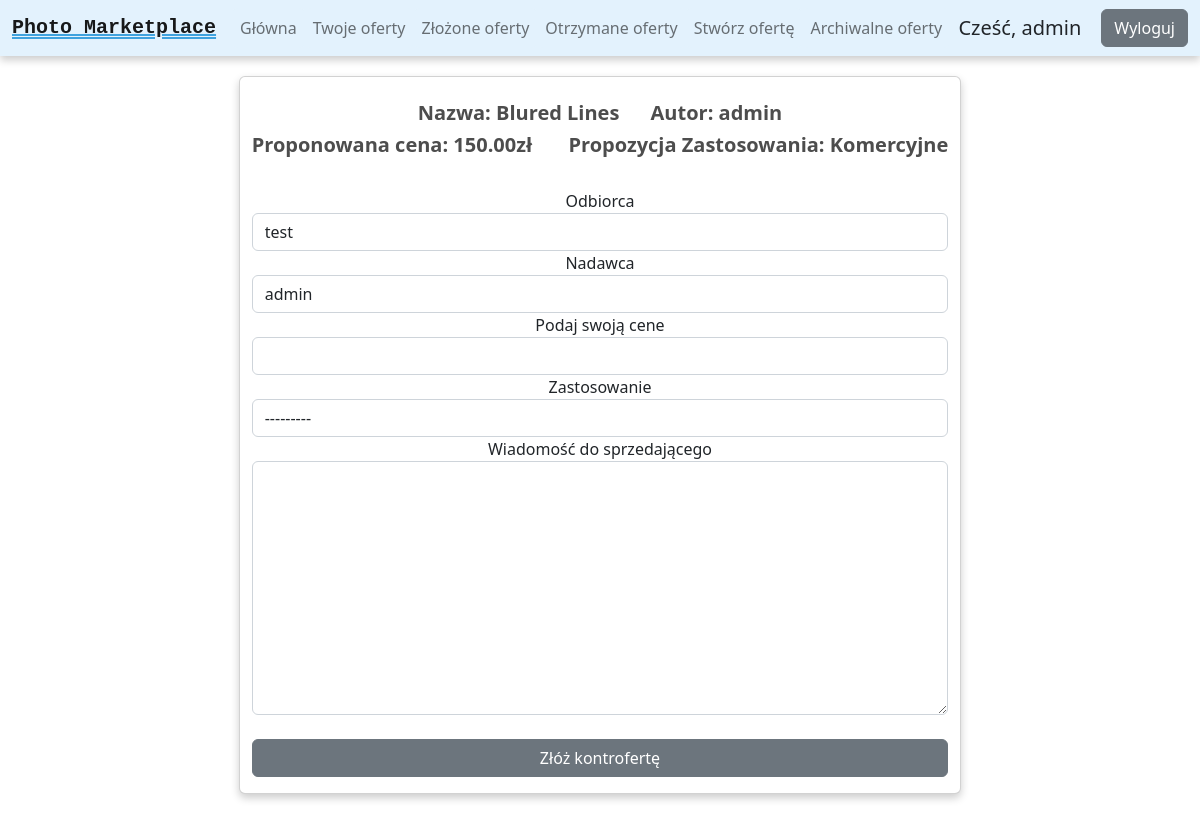
Page /counteroffer/27/ (signed in) on the committed database.
### myapp/models.py (models this page shows, shortened)
class Messages(models.Model):
    usage_possibilities = (('Prywatne', 'Prywatne'), ('Komercyjne', 'Komercyjne'), ('Komercyjne ograniczone',
                                                                                    'Komercyjne ograniczone'))
    status_possibilities = (('Zaakceptowana', 'Zaakceptowana'), ('Odrzucona', 'Odrzucona'),
                            ('Oczekująca', 'Oczekująca'), ('Archiwalna', 'Archiwalna'),
                            ('Oczekuje na wpłatę', 'Oczekuje na wpłatę'))
    message_id = models.BigAutoField(primary_key=True)
    user_from = models.CharField(max_length=100)
    user_to = models.CharField(max_length=100)
    message_text = models.TextField(max_length=600, null=True, blank=True)
    negotiation_price = models.FloatField()
    negotiation_usage = models.CharField(max_length=100, choices=usage_possibilities)
    negotiation_status = models.CharField(max_length=100, choices=status_possibilities,
                                          default=status_possibilities[2][0])
    photo_id = models.ForeignKey(Product, on_delete=models.CASCADE)

class Product(models.Model):
    usage_possibilities = (('Prywatne', 'Prywatne'), ('Komercyjne', 'Komercyjne'), ('Komercyjne ograniczone',
                                                                                    'Komercyjne ograniczone'))
    photo_id = models.AutoField(primary_key=True)
    name = models.CharField(max_length=200, null=True)
    price = models.FloatField()
    description = models.TextField(max_length=600, null=True, blank=True)
    image = models.ImageField(upload_to='images/', null=True, blank=True)
    username = models.CharField(max_length=100, null=True)
    usage = models.CharField(max_length=100, choices=usage_possibilities)
    def __str__(self):
        return self.name

### myapp/views.py (the view, shortened to what this page needs)
# urls.py: path('counteroffer/<int:id>/', views.counteroffer, name='counteroffer'),
@login_required(login_url='login')
def counteroffer(request, id):
    offer = get_object_or_404(Messages, pk=id)
    message_to = offer.user_from
    photo_id = offer.photo_id.photo_id
    print(offer.photo_id)
    initial = {'user_from': request.user.username,
               'user_to': message_to,
               'photo_id': photo_id}
    message_form = BuyoutProposalForm(initial=initial)
    context = {'message_form': message_form,
               'offer': offer,
               'photo_id': photo_id}
    return render(request, 'marketplace/counteroffer.html', context)

### myapp/forms.py
class BuyoutProposalForm(ModelForm):
    user_from = forms.CharField(widget=forms.TextInput(attrs={'class': 'form-control', 'readonly': 'readonly'}))
    user_to = forms.CharField(widget=forms.TextInput(attrs={'class': 'form-control', 'readonly': 'readonly'}))
    class Meta:
        model = Messages
        fields = ['user_from', 'user_to', 'message_text', 'negotiation_price', 'negotiation_usage', 'photo_id']
    def __init__(self, *args, **kwargs):
        super(BuyoutProposalForm, self).__init__(*args, **kwargs)
        self.fields['photo_id'].widget.attrs['hidden'] = 'hidden'
        self.fields['message_text'].widget.attrs['class'] = 'form-control'
        self.fields['negotiation_price'].widget.attrs['class'] = 'form-control'
        self.fields['negotiation_usage'].widget.attrs['class'] = 'form-control'

### myapp/templates/marketplace/counteroffer.html (shortened to what this page needs)
{% extends 'marketplace/main.html' %}
{% load static %}
{% block content %}
<form method="POST" enctype="multipart/form-data">
    <div class="row" style="margin-bottom: 50px">
        <div class="card">
                <div>
                    <img style="border-radius:8px; padding:5px; height:350px; weight:auto;"  src="{{product.imageURL}}">
                    <h5><strong>Nazwa: {{offer.photo_id.name}}&nbsp;&nbsp;&nbsp;&nbsp;&nbsp;&nbspAutor: {{offer.photo_id.username}}</strong></h5>
                    <h5><strong>Proponowana cena: {{offer.negotiation_price|floatformat:2}}zł &nbsp;&nbsp;&nbsp;&nbsp;&nbsp;&nbspPropozycja Zastosowania: {{offer.negotiation_usage}}</strong></h5>
                </div>
            <br>
                <form>
                    <div class="form-group">
                    <label>Odbiorca</label>
                        <br>
                      {{message_form.user_to}}
                  </div>
                    <div class="form-group">
                    <label>Nadawca</label>
                        <br>
                      {{message_form.user_from}}
                  </div>
                  <div class="form-group">
                    <label>Podaj swoją cene</label>
                      <br>
                      {{message_form.negotiation_price}}
                  </div>
                  <div class="form-group">
                    <label>Zastosowanie</label>
                      <br>
                      {{message_form.negotiation_usage}}
                  </div>
                  <div class="form-group">
                    <label>Wiadomość do sprzedającego</label>
                      <br>
                      {{message_form.message_text}}
                  </div>
                </form>
            <br>
            <table class="table">
                <input class="btn btn-secondary" type="submit" value="Złóż kontrofertę">
            </table>
        </div>
    </div>
</form>
{% endblock content %}

### myapp/templates/marketplace/main.html (shortened to what this page needs)
<!DOCTYPE html>
{% load static %}
<html>
<head>
    <link href="https://cdn.jsdelivr.net/npm/bootstrap@5.2.2/dist/css/bootstrap.min.css" rel="stylesheet"
>
    <link rel="stylesheet" type="text/css" href="{% static 'css/main.css' %}">
</head>
<body>
    <nav class="navbar navbar-expand-lg" style="background-color: #e3f2fd; margin-bottom: 20px;">
      <div class="container-fluid">
          <a class="navbar-brand" href="{% url 'mainpage' %}" style="text-decoration-line: underline; text-decoration-color:#3FA2DE; text-decoration-style: double; font-family: Courier New, monospace;"><strong>Photo Marketplace</strong></a>
        <div class="collapse navbar-collapse" id="navbarSupportedContent">
          <ul class="navbar-nav nav-pills me-auto mb-2 mb-lg-0">
            <li class="nav-item pill-1">
              <a class="nav-link {% if page_name == 'mainpage' %} active {% endif %}" aria-current="page" href="{% url 'mainpage' %}">Główna</a>
            </li>
            <li class="nav-item pill-1">
              <a class="nav-link {% if page_name == 'active' %} active {% endif %}" aria-current="page" href="{% url 'active' %}">Twoje oferty</a>
            </li>
            <li class="nav-item pill-1">
              <a class="nav-link " aria-current="page" href="{% url 'madeoffers' %}">Złożone oferty </a>
            </li>
            <li class="nav-item pill-1">
              <a class="nav-link " aria-current="page" href="{% url 'messages' %}">Otrzymane oferty </a>
            </li>
            <li class="nav-item pill-1">
              <a class="nav-link {% if page_name == 'create' %} active {% endif %}" aria-current="page" href="{% url 'create' %}">Stwórz ofertę </a>
            </li>
            <li class="nav-item pill-1">
              <a class="nav-link {% if page_name == 'archive_offers' %} active {% endif %}" aria-current="page" href="{% url 'archive_offers' %}">Archiwalne oferty</a>
            </li>
          </ul>
            <span id="welcome-msg">Cześć, {{request.user}}   </span>
            <span><a href="{% url 'logout' %}" class="btn btn-secondary">Wyloguj</a></span>
        </div>
      </div>
    </nav>
    <div class="container">
        <br>
        {% block content %}
        {% endblock content %}
    </div>
</body>
</html>

### static/css/main.css (style rules this page uses)
h1,h2,h3,h4,h5,h6 { color:hsl(0, 0%, 30%); }
.navbar { box-shadow: 0 4px 8px 0 rgba(0, 0, 0, 0.2); }
.btn { border-radius: 1; }
.container { display: flex; align-items: center; justify-content: center }
img { max-width: 100% }
.card { box-shadow: 0 4px 8px 0 rgba(0, 0, 0, 0.2); max-width: 800px; margin: auto; text-align: center; }
.nav-pills .pill-1 .nav-link:not(.active) { background-color: #e3f2fd; }
.nav-pills .pill-1 .nav-link { background-color: #F6FBFF; }

### myapp/templates/marketplace/main.html (style rules this page uses)
#welcome-msg { font-size: 20px; margin-right: 20px }

### rows in the picture
Messages: photo_id.name "Blured Lines", photo_id.username "admin", negotiation_price "150.00", negotiation_usage "Komercyjne"

### other values in the picture
{{ request.user }} "admin"
